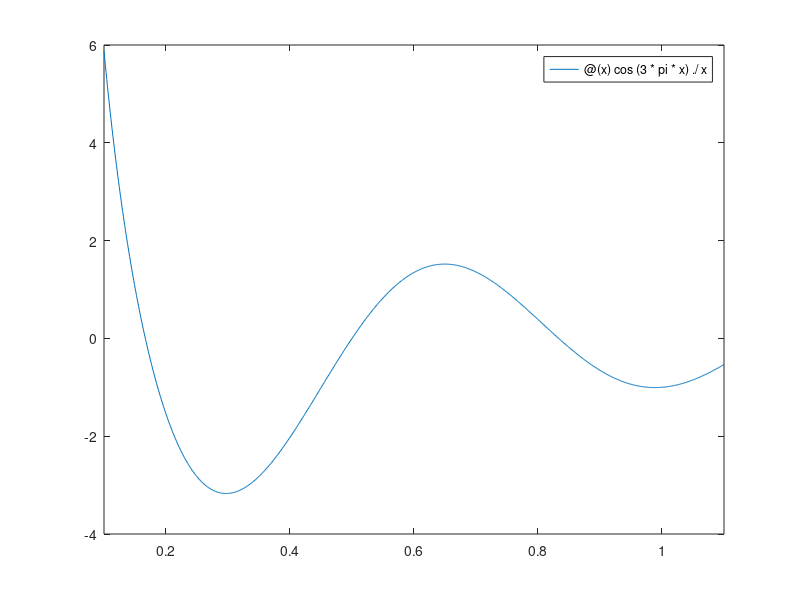

This figure's MATLAB source: (Note: this script raises an error after producing the figure.)
clc(), clear(), close('all');

fuggv1 = @ (x)cos(3*pi*x)./x;
fuggv2 = @ (x) (-1)*fuggv1;
fplot(fuggv1, [0.1,1.1]);
min1 = fminbnd(fuggv1, 0.1, 1.1);
[x1,y2] = fminbnd(fuggv2, 0.4,0.9);

hold('on');
fplot(fuggv1, [0.1,1.1]);
fplot(fuggv2, [0.1,1.1]);
plot(x2, -y2, 'k^');
hold('off');
legend('f(x)', '-f()', 'max');

%%KERDOJEL NEM TUDOM MI VAN ITTTTT?????
